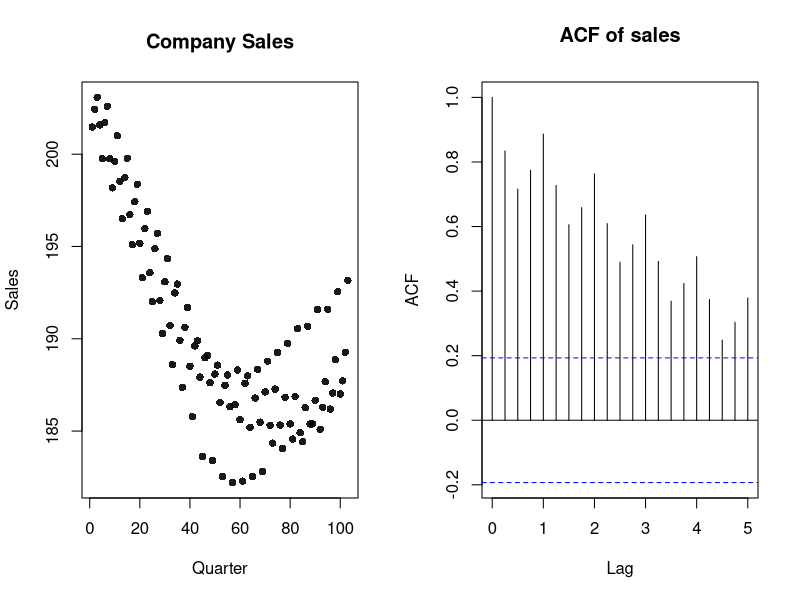
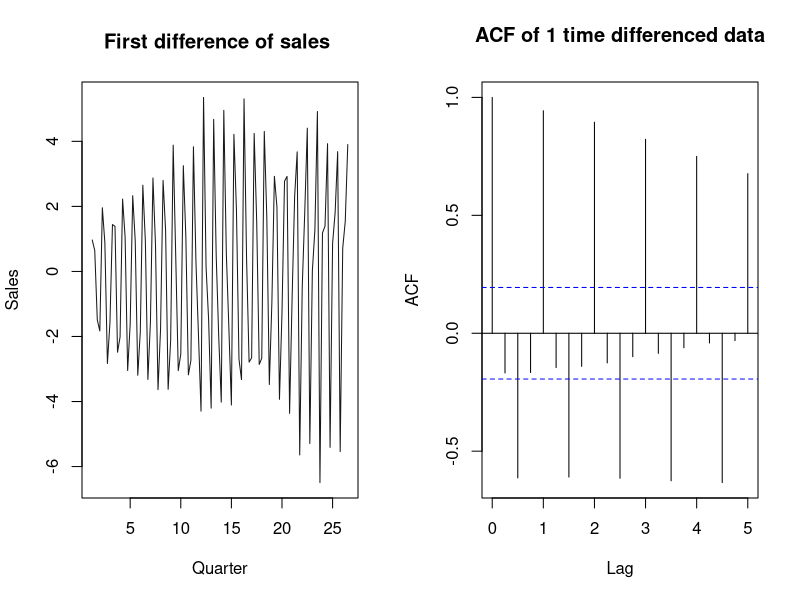
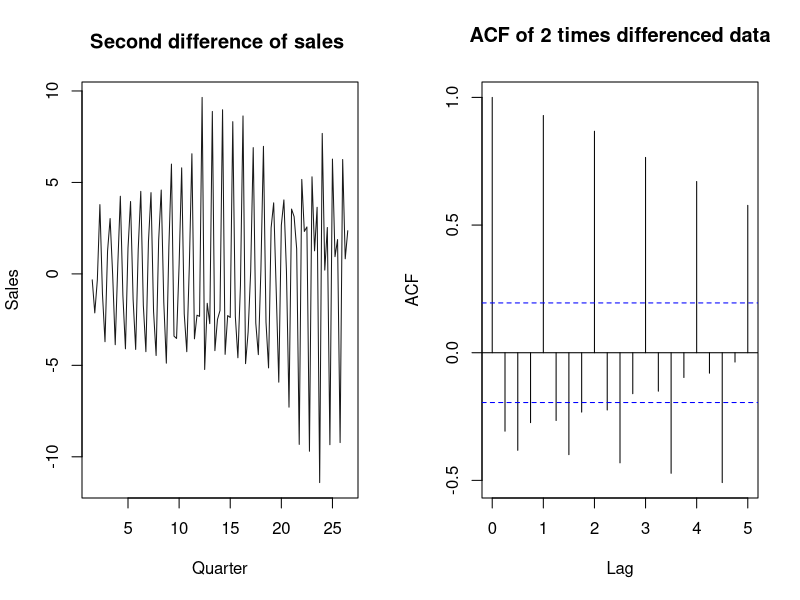

Recreate these plots in R, in order.
# a.

# Load the data
sales.data <- read.csv("StartupSales.csv", header=FALSE)
sales <- sales.data$V1
sales.ts <- ts(sales, start = 1, frequency = 4)
par(mfrow = c(1, 2))
plot(sales, main = "Company Sales", ylab = "Sales", xlab = "Quarter", pch = 16,
     col = adjustcolor("black", 0.9))
acf(sales.ts, main = "ACF of sales")

# First order differencing

par(mfrow = c(1, 2))
diff.sales.ts = diff(sales.ts)  # one time differencing in lag 1
plot(diff.sales.ts, main = "First difference of sales ", ylab = "Sales",
     xlab = "Quarter", pch = 16, col = adjustcolor("black", 0.9))
acf(diff.sales.ts, main = "ACF of 1 time differenced data")

par(mfrow = c(1, 2))
diff2.sales.ts = diff(sales.ts, differences = 2)  # two times differencing in lag 1
plot(diff2.sales.ts, main = "Second difference of sales ",
     ylab = "Sales", xlab = "Quarter", pch = 16, col = adjustcolor("black", 0.9))
acf(diff2.sales.ts, main = "ACF of 2 times differenced data")
